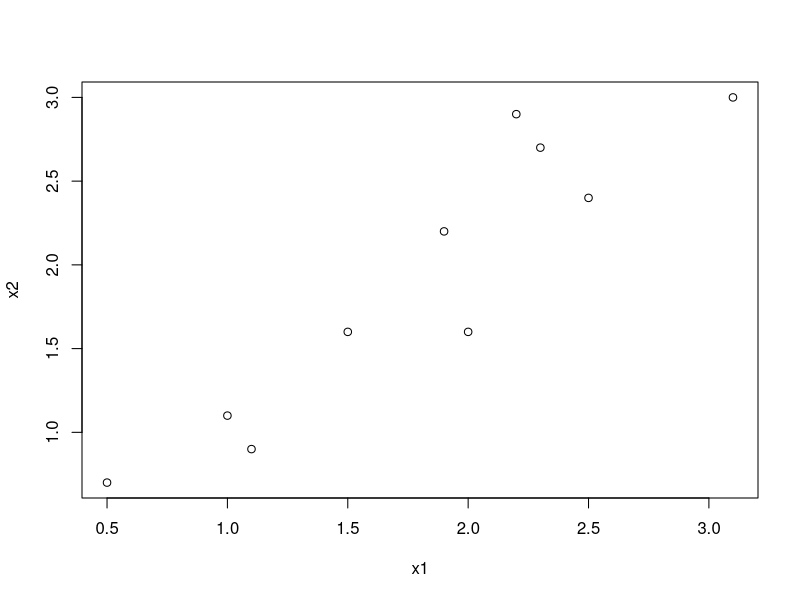
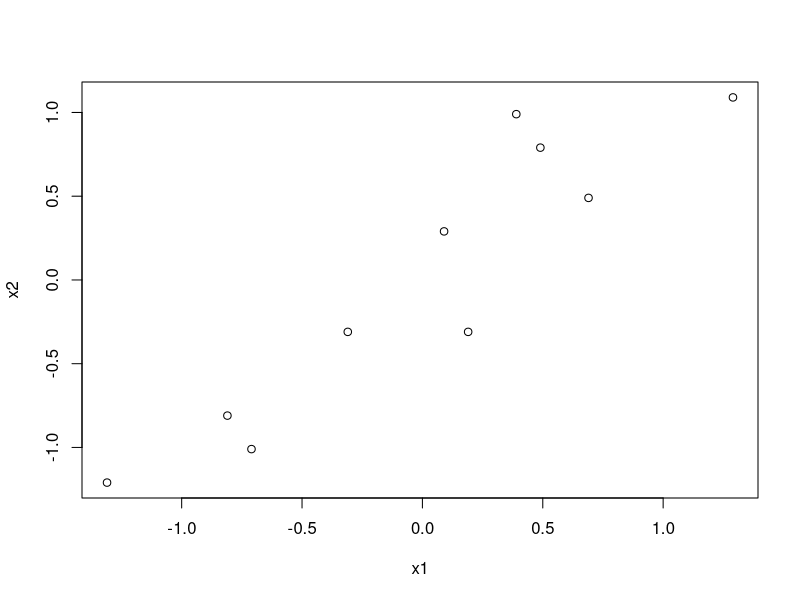
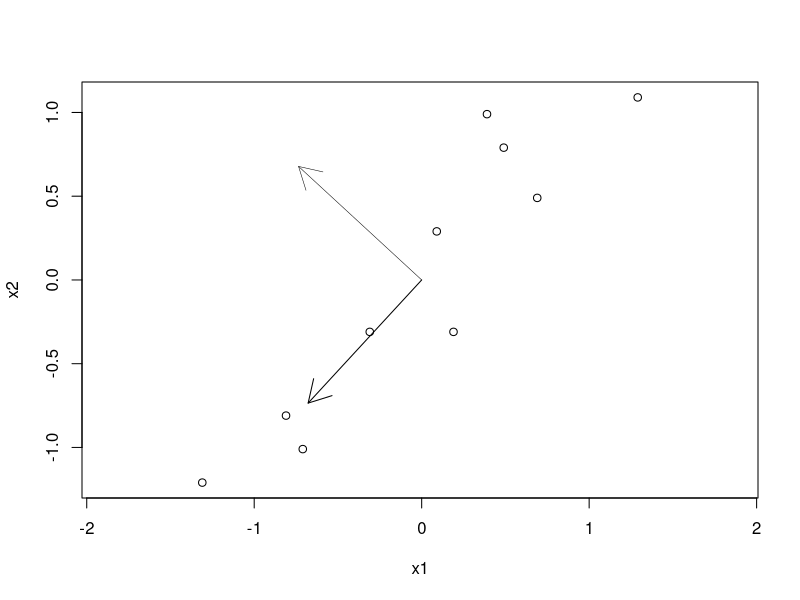
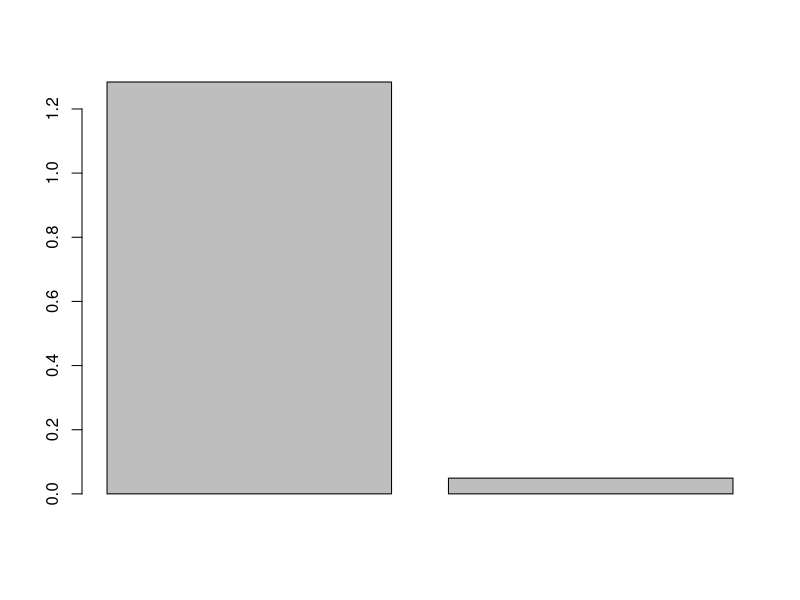
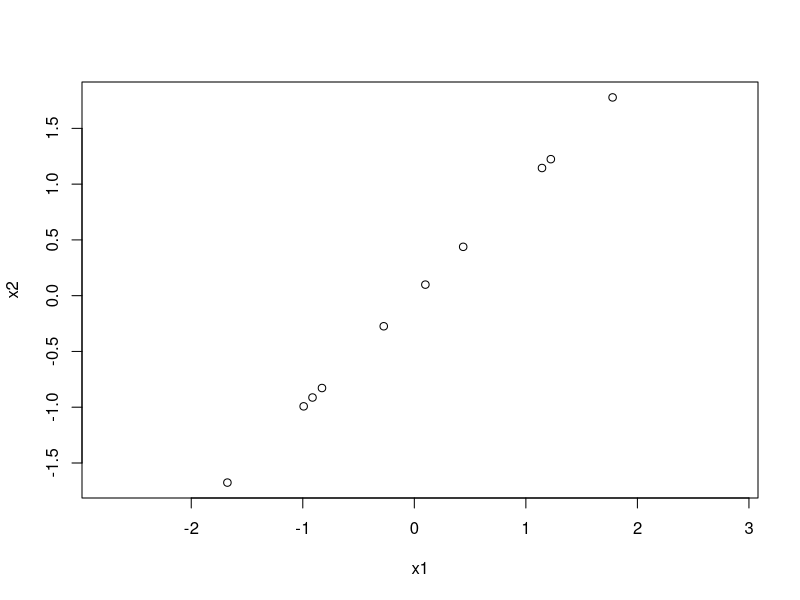
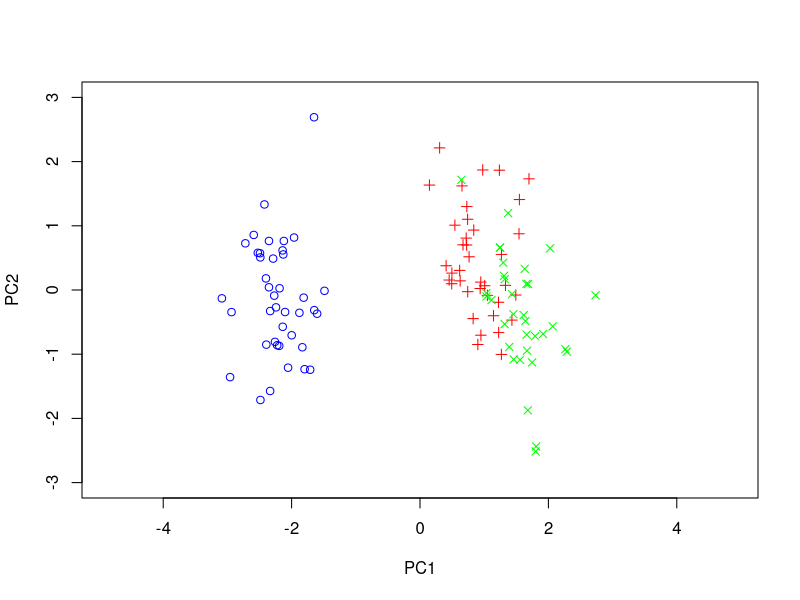

Recreate these plots in R, in order.
## ---- chunk 1
d <- c(2.5, 2.4, 0.5, 0.7, 2.2, 2.9, 1.9, 2.2, 3.1, 3.0, 2.3, 
       2.7, 2, 1.6, 1, 1.1, 1.5, 1.6, 1.1, 0.9)
data <- matrix(d, ncol=2, byrow = T)
plot(data, xlab="x1", ylab="x2")
## ---- chunk 2
data_norm <- scale(data, scale=F)
plot(data_norm, xlab="x1", ylab="x2")
## ---- chunk 3
S <- cov(data_norm)
print(S)
## ---- chunk 4
udv <- svd(S)
print(udv)
# asp=1 keep the aspect ratio to 1 so that the eigenvectors are perpendicular
plot(data_norm, asp=1, xlab="x1", ylab="x2")
arrows(0,0,udv$u[1,1],udv$u[2,1], lwd=1)
arrows(0,0,udv$u[1,2],udv$u[2,2], lwd=0.5)
## ---- chunk 5
barplot(udv$d)
print(cumsum(udv$d)/sum(udv$d))
## ---- chunk 6
data_new <- t(udv$u[,1,drop=FALSE]) %*% t(data_norm)
data_new
plot(data_new,data_new,asp=1,xlab="x1", ylab="x2")
## ---- chunk 7
# download the file
data = iris
set.seed(1234)
ind <- sample(2, nrow(data), replace=TRUE, prob=c(0.7, 0.3))
trainData <- data[ind==1,]
validationData <- data[ind==2,]

library(class)
library(stats)

trainData <- trainData[complete.cases(trainData),]
validationData <- validationData[complete.cases(validationData),]

trainDataX <- trainData[,-ncol(trainData)]
logTrainDataX <- log(trainDataX)
train.pca <- prcomp(logTrainDataX, center = TRUE, scale. = TRUE)
summary(train.pca)
## ---- chunk 8
trainDataY <- trainData$Species
validationDataX <- validationData[,-ncol(trainData)]
# Let's also transform the validation data
logValidationDataX <- log(validationDataX)
validation.pca <- predict(train.pca, newdata=logValidationDataX)
validationDataY <- validationData$Species

# no pca prediction
prediction = knn(trainDataX, validationDataX, trainDataY, k = 3)
# So let's predict using only the 7 principal components
prediction_pca = knn(train.pca$x[,1:2], validation.pca[,1:2], trainDataY, k = 3)

cat("Confusion matrix:\n")
xtab = table(prediction, validationData$Species)
print(xtab)
cat("\nEvaluation:\n\n")
accuracy = sum(prediction == validationData$Species)/length(validationData$Species)
cat(paste("Accuracy:\t", format(accuracy, digits=2), "\n",sep=" "))

cat("Confusion matrix PCA:\n")
xtab = table(prediction_pca, validationData$Species)
print(xtab)
cat("\nEvaluation PCA:\n\n")
accuracy = sum(prediction_pca == validationData$Species)/length(validationData$Species)
cat(paste("Accuracy PCA:\t", format(accuracy, digits=2), "\n",sep=" "))
## ---- chunk 9
plot(train.pca$x[trainData$Species == 'setosa',1:2], col="blue", ylim = c(-3, 3), xlim=c(-3,3), asp=1)
points(train.pca$x[trainData$Species == 'versicolor',1:2], pch = 3, col="red")
points(train.pca$x[trainData$Species == 'virginica',1:2], pch = 4, col="green")

